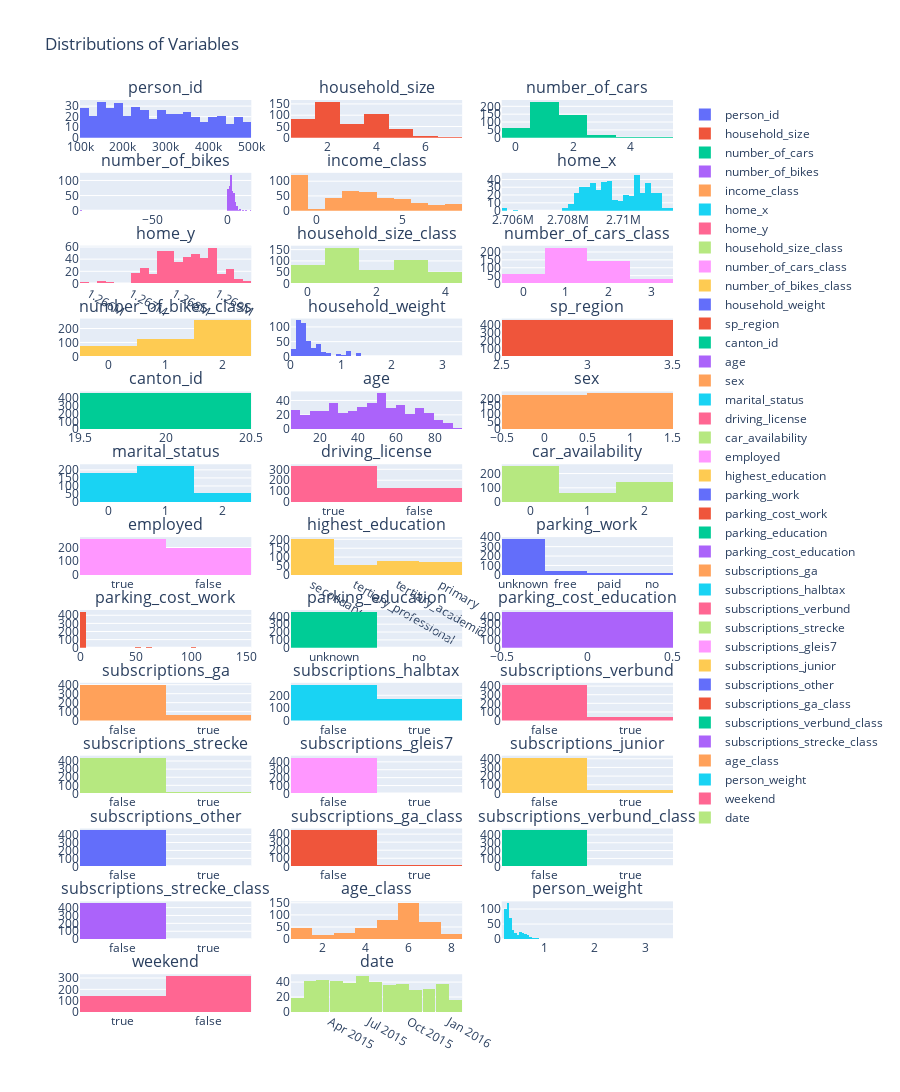

The cell this chart's notebook holds for it:
### Code cell
variables_hh = [
    "person_id", "household_size", "number_of_cars", "number_of_bikes", "income_class",
    "home_x", "home_y", "household_size_class", "number_of_cars_class", "number_of_bikes_class", "household_weight",
    "sp_region", "canton_id"]

variables_p = [
    "age", "sex",
    "marital_status",
    "driving_license",
    "car_availability",
    "employed",
    "highest_education",
    "parking_work", "parking_cost_work",
    "parking_education", "parking_cost_education",
    "subscriptions_ga",
    "subscriptions_halbtax",
    "subscriptions_verbund",
    "subscriptions_strecke",
    "subscriptions_gleis7",
    "subscriptions_junior",
    "subscriptions_other",
    "subscriptions_ga_class",
    "subscriptions_verbund_class",
    "subscriptions_strecke_class",
    "age_class", "person_weight",
    "weekend", "date"
]

# Assuming df is your DataFrame and variables is your list of variables to plot
variables = variables_hh + variables_p  # Combine your two lists of variables

# Calculate the number of rows needed for the subplots (3 columns)
num_rows = math.ceil(len(variables) / 3)

# Create a subplot figure with the calculated number of rows and 3 columns
fig = make_subplots(rows=num_rows, cols=3, subplot_titles=variables)

# Add a histogram to each subplot for the respective variable
for i, var in enumerate(variables):
    row = math.ceil((i + 1) / 3)
    col = (i % 3) + 1
    fig.add_trace(
        go.Histogram(x=df[var], name=var),
        row=row, col=col
    )

# Update layout if needed
fig.update_layout(
    title_text='Distributions of Variables',
    height=300 * num_rows,  # Adjust the height based on the number of rows
)

# Show the figure
fig.show()

### Figure 1 — Plotly figure (JSON) as saved in the notebook; plotly's stock layout.template omitted (floating-point values rounded to 4 significant figures; data arrays with more than 128 entries replaced by an {"elided": "..."} marker saying what was removed)
{"data": [{"name": "person_id", "type": "histogram", "x": {"elided": "458 int values"}, "xaxis": "x", "yaxis": "y"}, {"name": "household_size", "type": "histogram", "x": {"elided": "458 int values"}, "xaxis": "x2", "yaxis": "y2"}, {"name": "number_of_cars", "type": "histogram", "x": {"elided": "458 int values"}, "xaxis": "x3", "yaxis": "y3"}, {"name": "number_of_bikes", "type": "histogram", "x": {"elided": "458 int values"}, "xaxis": "x4", "yaxis": "y4"}, {"name": "income_class", "type": "histogram", "x": {"elided": "458 int values"}, "xaxis": "x5", "yaxis": "y5"}, {"name": "home_x", "type": "histogram", "x": {"elided": "458 int values"}, "xaxis": "x6", "yaxis": "y6"}, {"name": "home_y", "type": "histogram", "x": {"elided": "458 float values"}, "xaxis": "x7", "yaxis": "y7"}, {"name": "household_size_class", "type": "histogram", "x": {"elided": "458 int values"}, "xaxis": "x8", "yaxis": "y8"}, {"name": "number_of_cars_class", "type": "histogram", "x": {"elided": "458 int values"}, "xaxis": "x9", "yaxis": "y9"}, {"name": "number_of_bikes_class", "type": "histogram", "x": {"elided": "458 int values"}, "xaxis": "x10", "yaxis": "y10"}, {"name": "household_weight", "type": "histogram", "x": {"elided": "458 float values"}, "xaxis": "x11", "yaxis": "y11"}, {"name": "sp_region", "type": "histogram", "x": {"elided": "458 int values"}, "xaxis": "x12", "yaxis": "y12"}, {"name": "canton_id", "type": "histogram", "x": {"elided": "458 int values"}, "xaxis": "x13", "yaxis": "y13"}, {"name": "age", "type": "histogram", "x": {"elided": "458 int values"}, "xaxis": "x14", "yaxis": "y14"}, {"name": "sex", "type": "histogram", "x": {"elided": "458 int values"}, "xaxis": "x15", "yaxis": "y15"}, {"name": "marital_status", "type": "histogram", "x": {"elided": "458 int values"}, "xaxis": "x16", "yaxis": "y16"}, {"name": "driving_license", "type": "histogram", "x": {"elided": "458 bool values"}, "xaxis": "x17", "yaxis": "y17"}, {"name": "car_availability", "type": "histogram", "x": {"elided": "458 int values"}, "xaxis": "x18", "yaxis": "y18"}, {"name": "employed", "type": "histogram", "x": {"elided": "458 bool values"}, "xaxis": "x19", "yaxis": "y19"}, {"name": "highest_education", "type": "histogram", "x": {"elided": "458 str values"}, "xaxis": "x20", "yaxis": "y20"}, {"name": "parking_work", "type": "histogram", "x": {"elided": "458 str values"}, "xaxis": "x21", "yaxis": "y21"}, {"name": "parking_cost_work", "type": "histogram", "x": {"elided": "458 int values"}, "xaxis": "x22", "yaxis": "y22"}, {"name": "parking_education", "type": "histogram", "x": {"elided": "458 str values"}, "xaxis": "x23", "yaxis": "y23"}, {"name": "parking_cost_education", "type": "histogram", "x": {"elided": "458 int values"}, "xaxis": "x24", "yaxis": "y24"}, {"name": "subscriptions_ga", "type": "histogram", "x": {"elided": "458 bool values"}, "xaxis": "x25", "yaxis": "y25"}, {"name": "subscriptions_halbtax", "type": "histogram", "x": {"elided": "458 bool values"}, "xaxis": "x26", "yaxis": "y26"}, {"name": "subscriptions_verbund", "type": "histogram", "x": {"elided": "458 bool values"}, "xaxis": "x27", "yaxis": "y27"}, {"name": "subscriptions_strecke", "type": "histogram", "x": {"elided": "458 bool values"}, "xaxis": "x28", "yaxis": "y28"}, {"name": "subscriptions_gleis7", "type": "histogram", "x": {"elided": "458 bool values"}, "xaxis": "x29", "yaxis": "y29"}, {"name": "subscriptions_junior", "type": "histogram", "x": {"elided": "458 bool values"}, "xaxis": "x30", "yaxis": "y30"}, {"name": "subscriptions_other", "type": "histogram", "x": {"elided": "458 bool values"}, "xaxis": "x31", "yaxis": "y31"}, {"name": "subscriptions_ga_class", "type": "histogram", "x": {"elided": "458 bool values"}, "xaxis": "x32", "yaxis": "y32"}, {"name": "subscriptions_verbund_class", "type": "histogram", "x": {"elided": "458 bool values"}, "xaxis": "x33", "yaxis": "y33"}, {"name": "subscriptions_strecke_class", "type": "histogram", "x": {"elided": "458 bool values"}, "xaxis": "x34", "yaxis": "y34"}, {"name": "age_class", "type": "histogram", "x": {"elided": "458 int values"}, "xaxis": "x35", "yaxis": "y35"}, {"name": "person_weight", "type": "histogram", "x": {"elided": "458 float values"}, "xaxis": "x36", "yaxis": "y36"}, {"name": "weekend", "type": "histogram", "x": {"elided": "458 bool values"}, "xaxis": "x37", "yaxis": "y37"}, {"name": "date", "type": "histogram", "x": {"elided": "458 str values"}, "xaxis": "x38", "yaxis": "y38"}], "layout": {"annotations": [{"font": {"size": 16}, "showarrow": false, "text": "person_id", "x": 0.1444, "xanchor": "center", "xref": "paper", "y": 1, "yanchor": "bottom", "yref": "paper"}, {"font": {"size": 16}, "showarrow": false, "text": "household_size", "x": 0.5, "xanchor": "center", "xref": "paper", "y": 1, "yanchor": "bottom", "yref": "paper"}, {"font": {"size": 16}, "showarrow": false, "text": "number_of_cars", "x": 0.8556, "xanchor": "center", "xref": "paper", "y": 1, "yanchor": "bottom", "yref": "paper"}, {"font": {"size": 16}, "showarrow": false, "text": "number_of_bikes", "x": 0.1444, "xanchor": "center", "xref": "paper", "y": 0.9201, "yanchor": "bottom", "yref": "paper"}, {"font": {"size": 16}, "showarrow": false, "text": "income_class", "x": 0.5, "xanchor": "center", "xref": "paper", "y": 0.9201, "yanchor": "bottom", "yref": "paper"}, {"font": {"size": 16}, "showarrow": false, "text": "home_x", "x": 0.8556, "xanchor": "center", "xref": "paper", "y": 0.9201, "yanchor": "bottom", "yref": "paper"}, {"font": {"size": 16}, "showarrow": false, "text": "home_y", "x": 0.1444, "xanchor": "center", "xref": "paper", "y": 0.8402, "yanchor": "bottom", "yref": "paper"}, {"font": {"size": 16}, "showarrow": false, "text": "household_size_class", "x": 0.5, "xanchor": "center", "xref": "paper", "y": 0.8402, "yanchor": "bottom", "yref": "paper"}, {"font": {"size": 16}, "showarrow": false, "text": "number_of_cars_class", "x": 0.8556, "xanchor": "center", "xref": "paper", "y": 0.8402, "yanchor": "bottom", "yref": "paper"}, {"font": {"size": 16}, "showarrow": false, "text": "number_of_bikes_class", "x": 0.1444, "xanchor": "center", "xref": "paper", "y": 0.7604, "yanchor": "bottom", "yref": "paper"}, {"font": {"size": 16}, "showarrow": false, "text": "household_weight", "x": 0.5, "xanchor": "center", "xref": "paper", "y": 0.7604, "yanchor": "bottom", "yref": "paper"}, {"font": {"size": 16}, "showarrow": false, "text": "sp_region", "x": 0.8556, "xanchor": "center", "xref": "paper", "y": 0.7604, "yanchor": "bottom", "yref": "paper"}, {"font": {"size": 16}, "showarrow": false, "text": "canton_id", "x": 0.1444, "xanchor": "center", "xref": "paper", "y": 0.6805, "yanchor": "bottom", "yref": "paper"}, {"font": {"size": 16}, "showarrow": false, "text": "age", "x": 0.5, "xanchor": "center", "xref": "paper", "y": 0.6805, "yanchor": "bottom", "yref": "paper"}, {"font": {"size": 16}, "showarrow": false, "text": "sex", "x": 0.8556, "xanchor": "center", "xref": "paper", "y": 0.6805, "yanchor": "bottom", "yref": "paper"}, {"font": {"size": 16}, "showarrow": false, "text": "marital_status", "x": 0.1444, "xanchor": "center", "xref": "paper", "y": 0.6006, "yanchor": "bottom", "yref": "paper"}, {"font": {"size": 16}, "showarrow": false, "text": "driving_license", "x": 0.5, "xanchor": "center", "xref": "paper", "y": 0.6006, "yanchor": "bottom", "yref": "paper"}, {"font": {"size": 16}, "showarrow": false, "text": "car_availability", "x": 0.8556, "xanchor": "center", "xref": "paper", "y": 0.6006, "yanchor": "bottom", "yref": "paper"}, {"font": {"size": 16}, "showarrow": false, "text": "employed", "x": 0.1444, "xanchor": "center", "xref": "paper", "y": 0.5207, "yanchor": "bottom", "yref": "paper"}, {"font": {"size": 16}, "showarrow": false, "text": "highest_education", "x": 0.5, "xanchor": "center", "xref": "paper", "y": 0.5207, "yanchor": "bottom", "yref": "paper"}, {"font": {"size": 16}, "showarrow": false, "text": "parking_work", "x": 0.8556, "xanchor": "center", "xref": "paper", "y": 0.5207, "yanchor": "bottom", "yref": "paper"}, {"font": {"size": 16}, "showarrow": false, "text": "parking_cost_work", "x": 0.1444, "xanchor": "center", "xref": "paper", "y": 0.4408, "yanchor": "bottom", "yref": "paper"}, {"font": {"size": 16}, "showarrow": false, "text": "parking_education", "x": 0.5, "xanchor": "center", "xref": "paper", "y": 0.4408, "yanchor": "bottom", "yref": "paper"}, {"font": {"size": 16}, "showarrow": false, "text": "parking_cost_education", "x": 0.8556, "xanchor": "center", "xref": "paper", "y": 0.4408, "yanchor": "bottom", "yref": "paper"}, {"font": {"size": 16}, "showarrow": false, "text": "subscriptions_ga", "x": 0.1444, "xanchor": "center", "xref": "paper", "y": 0.3609, "yanchor": "bottom", "yref": "paper"}, {"font": {"size": 16}, "showarrow": false, "text": "subscriptions_halbtax", "x": 0.5, "xanchor": "center", "xref": "paper", "y": 0.3609, "yanchor": "bottom", "yref": "paper"}, {"font": {"size": 16}, "showarrow": false, "text": "subscriptions_verbund", "x": 0.8556, "xanchor": "center", "xref": "paper", "y": 0.3609, "yanchor": "bottom", "yref": "paper"}, {"font": {"size": 16}, "showarrow": false, "text": "subscriptions_strecke", "x": 0.1444, "xanchor": "center", "xref": "paper", "y": 0.2811, "yanchor": "bottom", "yref": "paper"}, {"font": {"size": 16}, "showarrow": false, "text": "subscriptions_gleis7", "x": 0.5, "xanchor": "center", "xref": "paper", "y": 0.2811, "yanchor": "bottom", "yref": "paper"}, {"font": {"size": 16}, "showarrow": false, "text": "subscriptions_junior", "x": 0.8556, "xanchor": "center", "xref": "paper", "y": 0.2811, "yanchor": "bottom", "yref": "paper"}, {"font": {"size": 16}, "showarrow": false, "text": "subscriptions_other", "x": 0.1444, "xanchor": "center", "xref": "paper", "y": 0.2012, "yanchor": "bottom", "yref": "paper"}, {"font": {"size": 16}, "showarrow": false, "text": "subscriptions_ga_class", "x": 0.5, "xanchor": "center", "xref": "paper", "y": 0.2012, "yanchor": "bottom", "yref": "paper"}, {"font": {"size": 16}, "showarrow": false, "text": "subscriptions_verbund_class", "x": 0.8556, "xanchor": "center", "xref": "paper", "y": 0.2012, "yanchor": "bottom", "yref": "paper"}, {"font": {"size": 16}, "showarrow": false, "text": "subscriptions_strecke_class", "x": 0.1444, "xanchor": "center", "xref": "paper", "y": 0.1213, "yanchor": "bottom", "yref": "paper"}, {"font": {"size": 16}, "showarrow": false, "text": "age_class", "x": 0.5, "xanchor": "center", "xref": "paper", "y": 0.1213, "yanchor": "bottom", "yref": "paper"}, {"font": {"size": 16}, "showarrow": false, "text": "person_weight", "x": 0.8556, "xanchor": "center", "xref": "paper", "y": 0.1213, "yanchor": "bottom", "yref": "paper"}, {"font": {"size": 16}, "showarrow": false, "text": "weekend", "x": 0.1444, "xanchor": "center", "xref": "paper", "y": 0.04142, "yanchor": "bottom", "yref": "paper"}, {"font": {"size": 16}, "showarrow": false, "text": "date", "x": 0.5, "xanchor": "center", "xref": "paper", "y": 0.04142, "yanchor": "bottom", "yref": "paper"}], "height": 3900, "title": {"text": "Distributions of Variables"}, "xaxis": {"anchor": "y", "domain": [0, 0.2889]}, "xaxis10": {"anchor": "y10", "domain": [0, 0.2889]}, "xaxis11": {"anchor": "y11", "domain": [0.3556, 0.6444]}, "xaxis12": {"anchor": "y12", "domain": [0.7111, 1]}, "xaxis13": {"anchor": "y13", "domain": [0, 0.2889]}, "xaxis14": {"anchor": "y14", "domain": [0.3556, 0.6444]}, "xaxis15": {"anchor": "y15", "domain": [0.7111, 1]}, "xaxis16": {"anchor": "y16", "domain": [0, 0.2889]}, "xaxis17": {"anchor": "y17", "domain": [0.3556, 0.6444]}, "xaxis18": {"anchor": "y18", "domain": [0.7111, 1]}, "xaxis19": {"anchor": "y19", "domain": [0, 0.2889]}, "xaxis2": {"anchor": "y2", "domain": [0.3556, 0.6444]}, "xaxis20": {"anchor": "y20", "domain": [0.3556, 0.6444]}, "xaxis21": {"anchor": "y21", "domain": [0.7111, 1]}, "xaxis22": {"anchor": "y22", "domain": [0, 0.2889]}, "xaxis23": {"anchor": "y23", "domain": [0.3556, 0.6444]}, "xaxis24": {"anchor": "y24", "domain": [0.7111, 1]}, "xaxis25": {"anchor": "y25", "domain": [0, 0.2889]}, "xaxis26": {"anchor": "y26", "domain": [0.3556, 0.6444]}, "xaxis27": {"anchor": "y27", "domain": [0.7111, 1]}, "xaxis28": {"anchor": "y28", "domain": [0, 0.2889]}, "xaxis29": {"anchor": "y29", "domain": [0.3556, 0.6444]}, "xaxis3": {"anchor": "y3", "domain": [0.7111, 1]}, "xaxis30": {"anchor": "y30", "domain": [0.7111, 1]}, "xaxis31": {"anchor": "y31", "domain": [0, 0.2889]}, "xaxis32": {"anchor": "y32", "domain": [0.3556, 0.6444]}, "xaxis33": {"anchor": "y33", "domain": [0.7111, 1]}, "xaxis34": {"anchor": "y34", "domain": [0, 0.2889]}, "xaxis35": {"anchor": "y35", "domain": [0.3556, 0.6444]}, "xaxis36": {"anchor": "y36", "domain": [0.7111, 1]}, "xaxis37": {"anchor": "y37", "domain": [0, 0.2889]}, "xaxis38": {"anchor": "y38", "domain": [0.3556, 0.6444]}, "xaxis39": {"anchor": "y39", "domain": [0.7111, 1]}, "xaxis4": {"anchor": "y4", "domain": [0, 0.2889]}, "xaxis5": {"anchor": "y5", "domain": [0.3556, 0.6444]}, "xaxis6": {"anchor": "y6", "domain": [0.7111, 1]}, "xaxis7": {"anchor": "y7", "domain": [0, 0.2889]}, "xaxis8": {"anchor": "y8", "domain": [0.3556, 0.6444]}, "xaxis9": {"anchor": "y9", "domain": [0.7111, 1]}, "yaxis": {"anchor": "x", "domain": [0.9586, 1]}, "yaxis10": {"anchor": "x10", "domain": [0.7189, 0.7604]}, "yaxis11": {"anchor": "x11", "domain": [0.7189, 0.7604]}, "yaxis12": {"anchor": "x12", "domain": [0.7189, 0.7604]}, "yaxis13": {"anchor": "x13", "domain": [0.6391, 0.6805]}, "yaxis14": {"anchor": "x14", "domain": [0.6391, 0.6805]}, "yaxis15": {"anchor": "x15", "domain": [0.6391, 0.6805]}, "yaxis16": {"anchor": "x16", "domain": [0.5592, 0.6006]}, "yaxis17": {"anchor": "x17", "domain": [0.5592, 0.6006]}, "yaxis18": {"anchor": "x18", "domain": [0.5592, 0.6006]}, "yaxis19": {"anchor": "x19", "domain": [0.4793, 0.5207]}, "yaxis2": {"anchor": "x2", "domain": [0.9586, 1]}, "yaxis20": {"anchor": "x20", "domain": [0.4793, 0.5207]}, "yaxis21": {"anchor": "x21", "domain": [0.4793, 0.5207]}, "yaxis22": {"anchor": "x22", "domain": [0.3994, 0.4408]}, "yaxis23": {"anchor": "x23", "domain": [0.3994, 0.4408]}, "yaxis24": {"anchor": "x24", "domain": [0.3994, 0.4408]}, "yaxis25": {"anchor": "x25", "domain": [0.3195, 0.3609]}, "yaxis26": {"anchor": "x26", "domain": [0.3195, 0.3609]}, "yaxis27": {"anchor": "x27", "domain": [0.3195, 0.3609]}, "yaxis28": {"anchor": "x28", "domain": [0.2396, 0.2811]}, "yaxis29": {"anchor": "x29", "domain": [0.2396, 0.2811]}, "yaxis3": {"anchor": "x3", "domain": [0.9586, 1]}, "yaxis30": {"anchor": "x30", "domain": [0.2396, 0.2811]}, "yaxis31": {"anchor": "x31", "domain": [0.1598, 0.2012]}, "yaxis32": {"anchor": "x32", "domain": [0.1598, 0.2012]}, "yaxis33": {"anchor": "x33", "domain": [0.1598, 0.2012]}, "yaxis34": {"anchor": "x34", "domain": [0.07988, 0.1213]}, "yaxis35": {"anchor": "x35", "domain": [0.07988, 0.1213]}, "yaxis36": {"anchor": "x36", "domain": [0.07988, 0.1213]}, "yaxis37": {"anchor": "x37", "domain": [0, 0.04142]}, "yaxis38": {"anchor": "x38", "domain": [0, 0.04142]}, "yaxis39": {"anchor": "x39", "domain": [0, 0.04142]}, "yaxis4": {"anchor": "x4", "domain": [0.8787, 0.9201]}, "yaxis5": {"anchor": "x5", "domain": [0.8787, 0.9201]}, "yaxis6": {"anchor": "x6", "domain": [0.8787, 0.9201]}, "yaxis7": {"anchor": "x7", "domain": [0.7988, 0.8402]}, "yaxis8": {"anchor": "x8", "domain": [0.7988, 0.8402]}, "yaxis9": {"anchor": "x9", "domain": [0.7988, 0.8402]}}}
